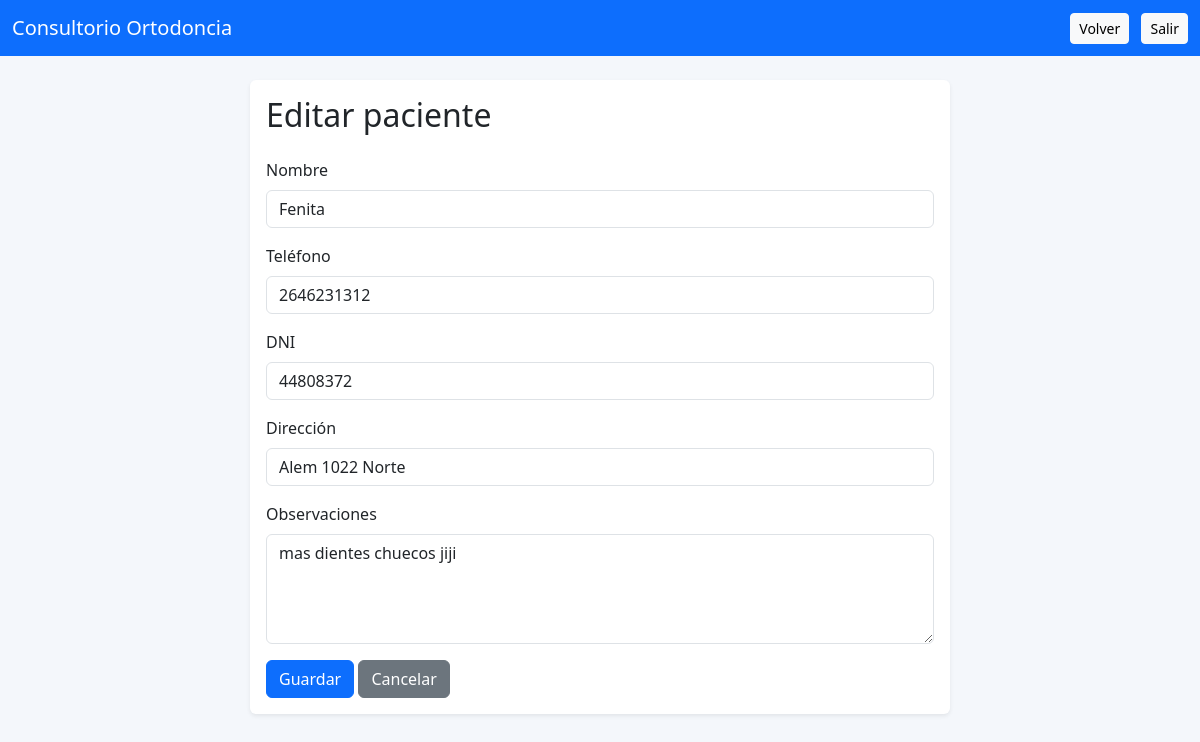
Page /pacientes/editar/2 (signed in) on the committed database.
### tables this page shows
CREATE TABLE pacientes (
    id INTEGER PRIMARY KEY AUTOINCREMENT,
    nombre TEXT NOT NULL,
    telefono TEXT,
    dni TEXT,
    direccion TEXT,
    observaciones TEXT
);

### app.py (the view, shortened to what this page needs)
@app.route("/pacientes/editar/<int:id>", methods=["GET", "POST"])
def editar_paciente(id):
    if "user" not in session:
        return redirect("/login")
    conn = get_db()
    paciente = conn.execute("SELECT * FROM pacientes WHERE id = ?", (id,)).fetchone()
    if not paciente:
        conn.close()
        return "Paciente no encontrado"
    conn.close()
    return render_template("pacientes_form.html", paciente=paciente)

### app.py (called while the page is built)
def get_db():
    conn = sqlite3.connect("database.db")
    conn.row_factory = sqlite3.Row
    return conn

### templates/pacientes_form.html (shortened to what this page needs)
<!DOCTYPE html>
<html lang="es">
<head>
    <link href="https://cdn.jsdelivr.net/npm/bootstrap@5.3.3/dist/css/bootstrap.min.css" rel="stylesheet">
</head>
<body style="background:#f4f7fb;">
<nav class="navbar navbar-expand-lg navbar-dark" style="background:#0d6efd;">
    <div class="container-fluid">
        <a href="/dashboard" class="navbar-brand">Consultorio Ortodoncia</a>
        <div>
            <a href="/pacientes" class="btn btn-light btn-sm me-2">Volver</a>
            <a href="/logout" class="btn btn-light btn-sm">Salir</a>
        </div>
    </div>
</nav>
<div class="container py-4">
    <div class="card shadow-sm border-0 mx-auto" style="max-width: 700px;">
        <div class="card-body">
            <h2 class="mb-4">{% if paciente %}Editar{% else %}Nuevo{% endif %} paciente</h2>
            <form method="POST">
                <div class="mb-3">
                    <label class="form-label">Nombre</label>
                    <input type="text" name="nombre" class="form-control"
                           value="{{ paciente['nombre'] if paciente else '' }}" required>
                </div>
                <div class="mb-3">
                    <label class="form-label">Teléfono</label>
                    <input type="text" name="telefono" class="form-control"
                           value="{{ paciente['telefono'] if paciente else '' }}">
                </div>
                <div class="mb-3">
                    <label class="form-label">DNI</label>
                    <input type="text" name="dni" class="form-control"
                           value="{{ paciente['dni'] if paciente else '' }}">
                </div>
                <div class="mb-3">
                    <label class="form-label">Dirección</label>
                    <input type="text" name="direccion" class="form-control"
                           value="{{ paciente['direccion'] if paciente else '' }}">
                </div>
                <div class="mb-3">
                    <label class="form-label">Observaciones</label>
                    <textarea name="observaciones" class="form-control" rows="4">{{ paciente['observaciones'] if paciente else '' }}</textarea>
                </div>
                <button type="submit" class="btn btn-primary">Guardar</button>
                <a href="/pacientes" class="btn btn-secondary">Cancelar</a>
            </form>
        </div>
    </div>
</div>
</body>
</html>

### rows in the picture
pacientes: nombre "Fenita", telefono "2646231312", dni "44808372", direccion "Alem 1022 Norte", observaciones "mas dientes chuecos jiji"
